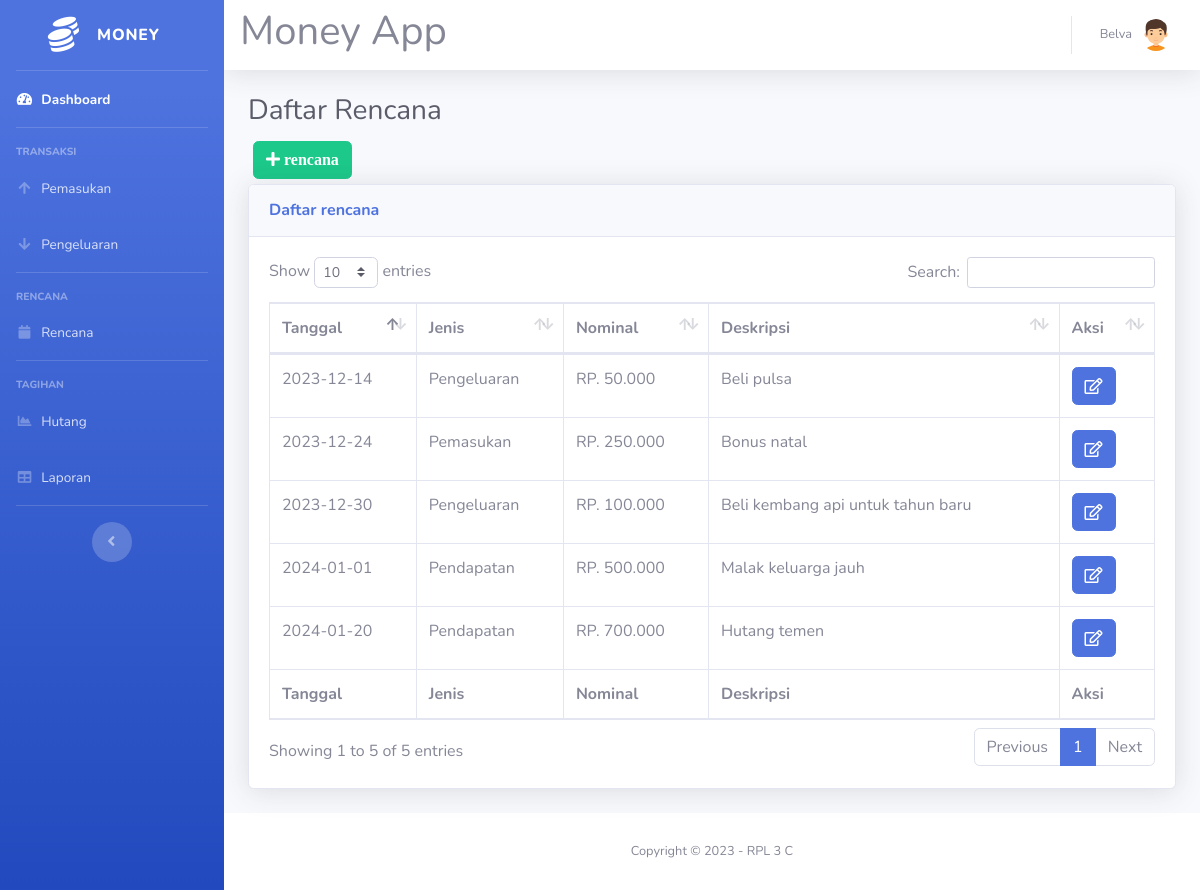
Screenshot of /rencana.php (signed in) with the database file from the repository.
### tables this page shows
CREATE TABLE `rencana` (
  `id_rencana` int(11) NOT NULL,
  `tanggal` date DEFAULT NULL,
  `jenis_rencana` varchar(50) DEFAULT NULL,
  `nominal` varchar(20) DEFAULT NULL,
  `deskripsi` varchar(500) DEFAULT NULL
);

### rencana.php (the view, shortened to what this page needs)
<!DOCTYPE html>
<html lang="en">
<head>
  <link href="vendor/fontawesome-free/css/all.min.css" rel="stylesheet" type="text/css">
  <link href="css/sb-admin-2.min.css" rel="stylesheet">
  <link href="vendor/datatables/dataTables.bootstrap4.min.css" rel="stylesheet">
</head>
<body id="page-top">
<?php require 'koneksi.php'; ?>
<?php require 'sidebar.php'; ?>
      <div id="content">
<?php require 'navbar.php'; ?>
        <div class="container-fluid">
        <h1 class="h3 mb-2 text-gray-800">Daftar Rencana</h1>
<button type="button" class="btn btn-success" style="margin:5px" data-toggle="modal" data-target="#myModalTambah"><i class="fa fa-plus"> rencana</i></button><br>
          <div class="card shadow mb-4">
            <div class="card-header py-3">
              <h6 class="m-0 font-weight-bold text-primary">Daftar rencana</h6>
            </div>
            <div class="card-body">
              <div class="table-responsive">
                <table class="table table-bordered" id="dataTable" width="100%" cellspacing="0">
                  <thead>
                    <tr>
                      <th>Tanggal</th>
                      <th>Jenis</th>
                      <th>Nominal</th>
                      <th>Deskripsi</th>
                      <th>Aksi</th>
                    </tr>
                  </thead>
                  <tfoot>
                    <tr>
                      <th>Tanggal</th>
                      <th>Jenis</th>
                      <th>Nominal</th>
                      <th>Deskripsi</th>
                      <th>Aksi</th>
                    </tr>
                  </tfoot>
                  <tbody>
				  <?php
$query = mysqli_query($koneksi,"SELECT * FROM rencana");
while ($data = mysqli_fetch_assoc($query))
{
?>
                    <tr>
                      <td><?=$data['tanggal']?></td>
                      <td><?=$data['jenis_rencana']?></td>
                      <td><?=$data['nominal']?></td>
                      <td><?=$data['deskripsi']?></td>
					  <td>
<a href="#" type="button" class=" fa fa-edit btn btn-primary btn-md" data-toggle="modal" data-target="#myModal<?php echo $data['id_rencana']; ?>"></a>
</td>
</tr>
  </div>
<?php
}
?>
              </div>
            </div>
<?php require 'footer.php'?>
</body>
</html>

### rows the page displays
rencana: tanggal "2023-12-14", jenis_rencana "Pengeluaran", nominal "RP. 50.000", deskripsi "Beli pulsa"
rencana: tanggal "2023-12-24", jenis_rencana "Pemasukan", nominal "RP. 250.000", deskripsi "Bonus natal"
rencana: tanggal "2023-12-30", jenis_rencana "Pengeluaran", nominal "RP. 100.000", deskripsi "Beli kembang api untuk tahun baru"
rencana: tanggal "2024-01-01", jenis_rencana "Pendapatan", nominal "RP. 500.000", deskripsi "Malak keluarga jauh"
rencana: tanggal "2024-01-20", jenis_rencana "Pendapatan", nominal "RP. 700.000", deskripsi "Hutang temen"

### other values shown
$_SESSION['nama'] "Belva"
